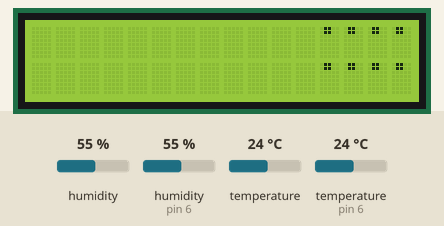
This sketch was run on a simulated Arduino Uno, built with avr-gcc and run on an emulated ATmega328P. Parts: 16×2 character LCD. The inputs (shaded band) are chosen by the test bench; at power-on: humidity (sensor on pin 6) 55 %, temperature (sensor on pin 6) 24 °C, humidity 55 %, temperature 24 °C.

Above: at 0.91 s.
1.3 s: humidity (sensor on pin 6) set to 22 %
2.9 s: temperature (sensor on pin 6) set to 12 °C
At 4.89 s:
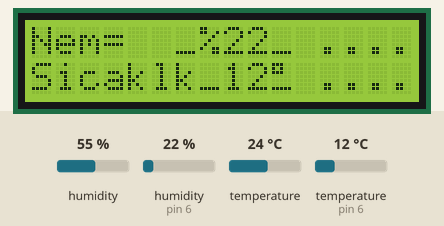
6.0 s: humidity (sensor on pin 6) set to 40 %
At 8.84 s:
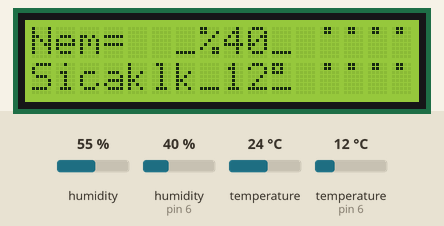
9.4 s: temperature (sensor on pin 6) set to 19 °C
At 12.52 s:
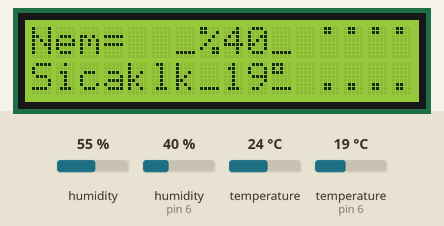

The sketch:

lcd_nem.ino
```cpp
#include <Wire.h>
#include <LiquidCrystal.h>
#include <dht11.h>
dht11 DHT;
#define DHT11_PIN 6
 int chk;


LiquidCrystal lcd(12, 11, 5, 4, 3, 2);

byte degree[8] =
{
B11100,
B10100,
B11100,
B00000,
B00000,
B00000,
B11111,
};
byte nokta[8] =
{
B01100,
B01100,
B00000,
B00000,
B00000,
B00000,
B00000,
};
    int b=50;


void setup()
{
    lcd.begin(16,2);
    lcd.createChar(1, degree);
    lcd.createChar(2,nokta);
}


void silme(){
    for(int a =12;a<17;a++){
 delay(b); lcd.setCursor(a,0);lcd.write(".");}
       for(int a =16;a>11;a--){
 delay(b); lcd.setCursor(a,1);lcd.write(2);}
delay(b);
    for(int a =12;a<17;a++){
 delay(b); lcd.setCursor(a,0);lcd.write(2);}
       for(int a =16;a>11;a--){
 delay(b); lcd.setCursor(a,1);lcd.print(".");}
delay(b);


      }


void loop()
{
   DHT.read(); DHT.attach(6);DHT.dewPoint();
   silme();
lcd.setCursor(0, 0);
lcd.print("Nem=  _%");
lcd.setCursor(8, 0);
lcd.print(DHT.humidity, 1);lcd.write("_");
lcd.setCursor(0, 1);
lcd.print("Sicaklk_");
lcd.setCursor(8, 1);
lcd.print(DHT.temperature,1);
lcd.write(1);


}
```
